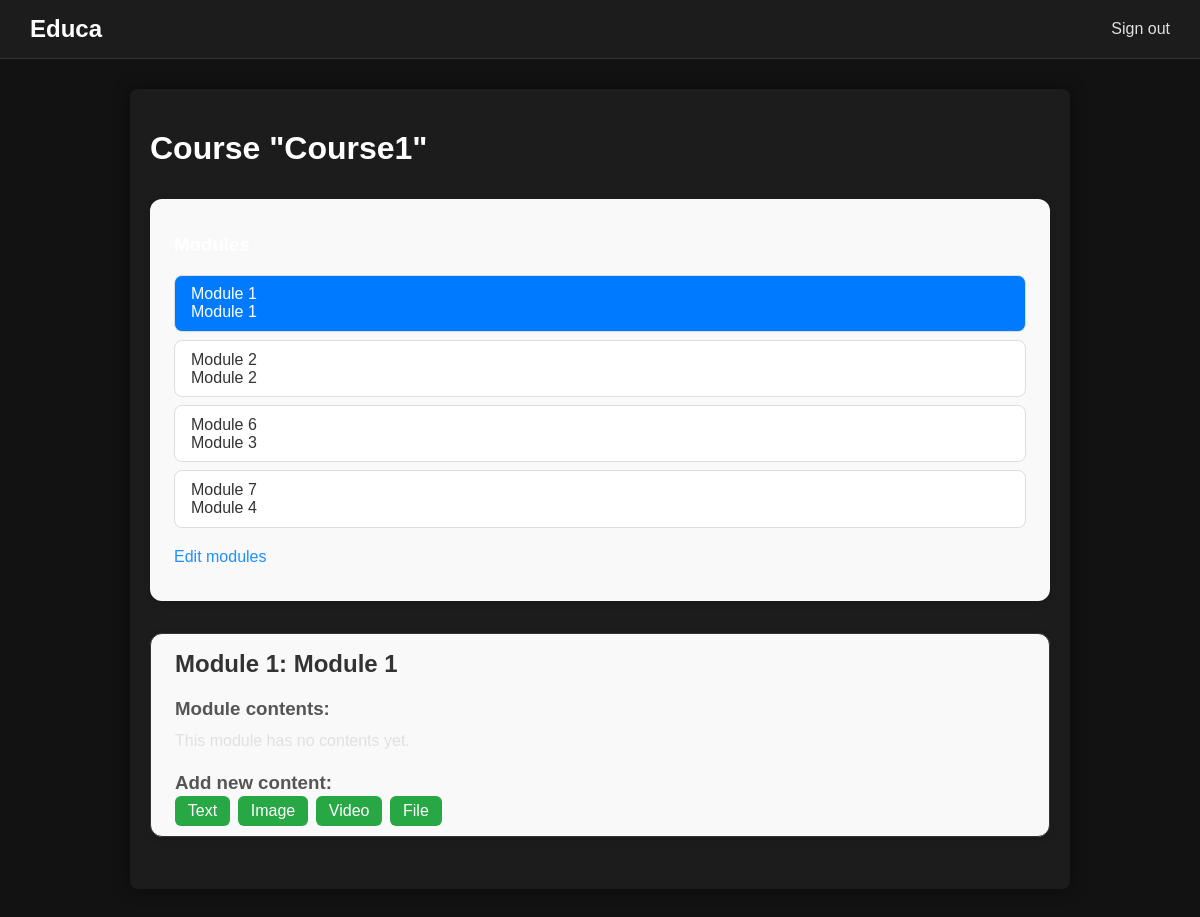
The page /course/module/1/ (signed in) on the database its author committed.
### courses/models.py (models this page shows, shortened)
class Course(models.Model):
    owner = models.ForeignKey(
        User,
        related_name='courses_created',
        on_delete=models.CASCADE
    )
    subject = models.ForeignKey(
        Subject,
        related_name='courses',
        on_delete=models.CASCADE
    )
    title = models.CharField(max_length=200)
    slug = models.SlugField(max_length=200, unique=True)
    overview = models.TextField()
    created = models.DateTimeField(auto_now_add=True)
    students = models.ManyToManyField(User,
                                      related_name='courses_joined',
                                      blank=True)
    class Meta:
        ordering = ['-created']

class Module(models.Model):
    course = models.ForeignKey(
        Course,
        related_name='modules',
        on_delete=models.CASCADE
    )
    title = models.CharField(max_length=200)
    description = models.TextField(blank=True)
    order = OrderField(blank=True, for_fields=['course'])
    class Meta :
        ordering = ['order']

### courses/views.py (the view)
class ModuleContentListView(TemplateResponseMixin, View):
    template_name = 'courses/manage/module/content_list.html'
    def get(self, request, module_id):
        module = get_object_or_404(
            Module,
            id=module_id,
            course__owner=request.user
        )
        return self.render_to_response({'module': module})

### courses/templates/courses/manage/module/content_list.html (shortened to what this page needs)
{% extends "base.html" %}
{% load course %}
{% load static %}
{% block content %}
<link rel="stylesheet" href="{% static 'courses/manage/module/content_list.css' %}">
    {% with course=module.course %}
        <h1>Course "{{ course.title }}"</h1>
        <div class="contents">
            <h3>Modules</h3>
            <ul id="modules">
                {% for m in course.modules.all %}
                    <li data-id="{{ m.id }}" {% if m == module %}class="selected"{% endif %}>
                        <a href="{% url 'module_content_list' m.id %}">
                            <span>
                                Module <span class="order">{{ m.order|add:1 }}</span>
                            </span>
                            <br>
                            {{ m.title }}
                        </a>
                    </li>
                {% empty %}
                    <li>No modules yet.</li>
                {% endfor %}
            </ul>
            <p>
                <a href="{% url 'course_module_update' course.id %}">
                    Edit modules
                </a>
            </p>
        </div>
        <div class="module">
            <h2>Module {{ module.order|add:1 }}: {{ module.title }}</h2>
            <h3>Module contents:</h3>
            <div id="module-contents">
                {% for content in module.contents.all %}
                    <div data-id="{{ content.id }}">
                        {% with item=content.item %}
                            <p>{{ item }} ({{ item|model_name }})</p>
                            <a href="{% url 'module_content_update' module.id item|model_name item.id %}">
                                Edit
                            </a>
                            <form action="{% url 'module_content_delete' content.id %}" method="post">
                                {% csrf_token %}
                                <input type="submit" value="Delete">
                            </form>
                        {% endwith %}
                    </div>
                {% empty %}
                    <p>This module has no contents yet.</p>
                {% endfor %}
            </div>
            <h3>Add new content:</h3>
            <ul class="content-types">
                <li><a href="{% url 'module_content_create' module.id 'text' %}">Text</a></li>
                <li><a href="{% url 'module_content_create' module.id 'image' %}">Image</a></li>
                <li><a href="{% url 'module_content_create' module.id 'video' %}">Video</a></li>
                <li><a href="{% url 'module_content_create' module.id 'file' %}">File</a></li>
            </ul>
        </div>
    {% endwith %}
{% endblock %}

### courses/static/courses/css/base.css (style rules this page uses)
body { margin: 0; font-family: Arial, sans-serif; background-color: #121212; color: #e0e0e0; }
a { color: #1e90ff; text-decoration: none; }
.module { margin: 20px 0; padding: 15px; background-color: #2a2a2a; border-radius: 6px; border: 1px solid #333; }
h1, h2, h3, h4, h5 { color: #ffffff; }
p { line-height: 1.6; }

### courses/static/courses/manage/module/content_list.css (style rules this page uses)
.contents, .module { max-width: 900px; margin: 2rem auto; padding: 1rem 1.5rem; background-color: #f9f9f9; border-radius: 12px; box-shadow: 0 2px 8px rgba(0,0,0,0.1); font-family: Arial, sans-serif; }
#modules { list-style: none; padding: 0; margin: 0 0 1rem 0; }
#modules li { margin-bottom: 0.5rem; }
#modules li a { display: block; padding: 0.6rem 1rem; text-decoration: none; background-color: #fff; border: 1px solid #ddd; border-radius: 8px; transition: transform 0.2s, box-shadow 0.2s, background-color 0.2s; color: #333; }
#modules li.selected a { background-color: #007bff; color: #fff; }
.module h2 { margin-top: 0; font-size: 1.5rem; color: #333; }
.module h3 { margin-bottom: 0.5rem; color: #555; }
#module-contents p { margin: 0 0 0.3rem 0; }
.content-types { list-style: none; padding: 0; margin: 0; display: flex; gap: 0.5rem; }
.content-types li a { padding: 0.4rem 0.8rem; text-decoration: none; background-color: #28a745; color: #fff; border-radius: 6px; transition: background-color 0.2s; }

### rows shown on the page
Course: title "Course1"
Module: order|add "1", title "Module 1"
Module: order|add "2", title "Module 2"
Module: order|add "6", title "Module 3"
Module: order|add "7", title "Module 4"
